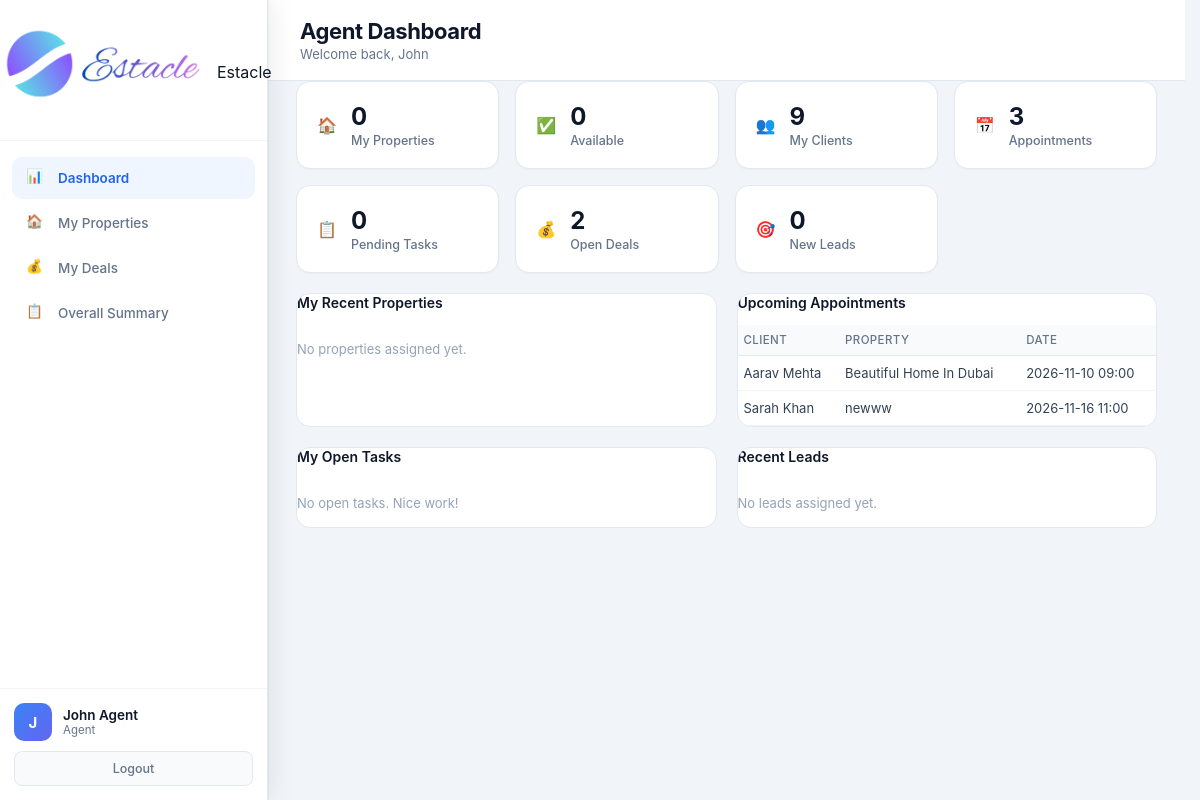
The app's page /agent (signed in), older data.
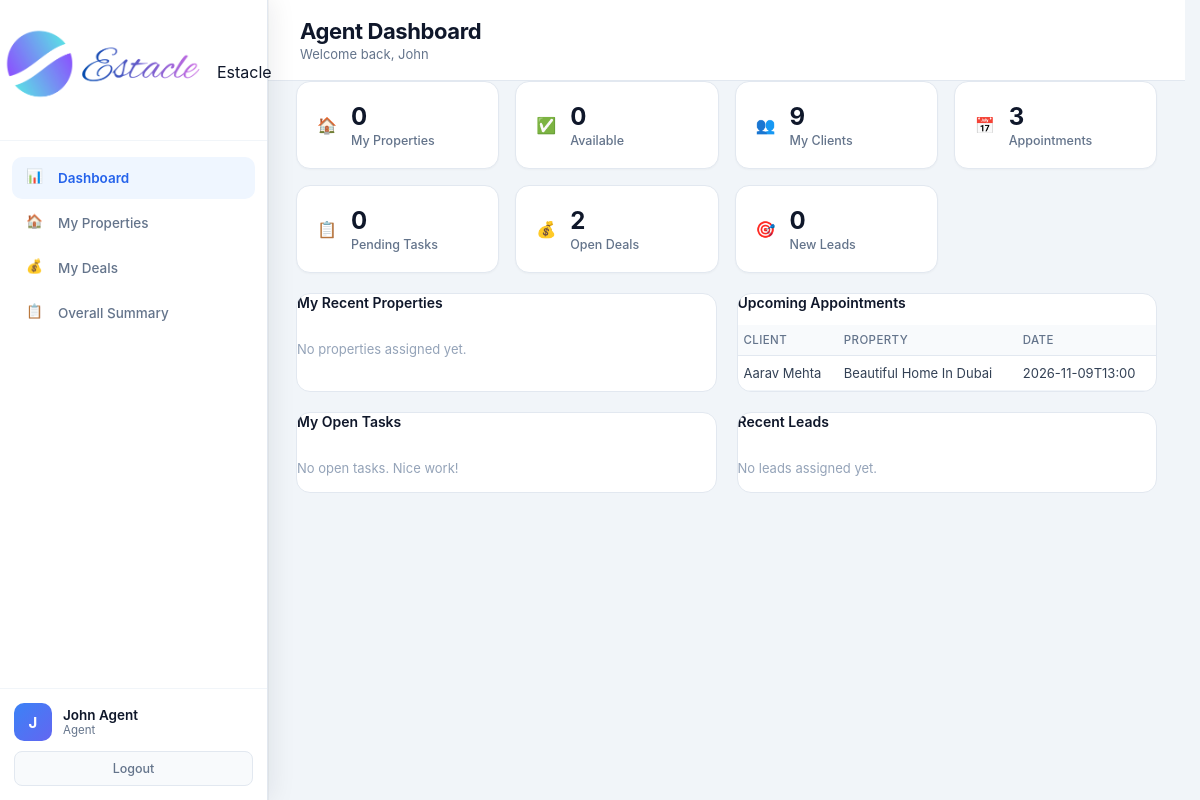
The same page, newer data.
### tables this page shows
CREATE TABLE appointments (
            id INTEGER PRIMARY KEY AUTOINCREMENT,
            client_id INTEGER,
            property_id INTEGER,
            agent_id INTEGER,
            appointment_date TIMESTAMP,
            status TEXT DEFAULT 'scheduled',
            notes TEXT,
            created_at TIMESTAMP DEFAULT CURRENT_TIMESTAMP, minutes_of_meeting TEXT,
            FOREIGN KEY (client_id) REFERENCES clients (id),
            FOREIGN KEY (property_id) REFERENCES properties (id),
            FOREIGN KEY (agent_id) REFERENCES users (id)
        );

CREATE TABLE clients (
            id INTEGER PRIMARY KEY AUTOINCREMENT,
            full_name TEXT NOT NULL,
            email TEXT,
            phone TEXT,
            status TEXT DEFAULT 'lead',
            notes TEXT,
            agent_id INTEGER,
            created_at TIMESTAMP DEFAULT CURRENT_TIMESTAMP, source TEXT, budget REAL, interest TEXT, preferred_city TEXT, address TEXT, updated_at TIMESTAMP, user_id INTEGER,
            FOREIGN KEY (agent_id) REFERENCES users (id)
        );

CREATE TABLE properties (
            id INTEGER PRIMARY KEY AUTOINCREMENT,
            title TEXT NOT NULL,
            description TEXT,
            price REAL NOT NULL,
            property_type TEXT NOT NULL,
            status TEXT DEFAULT 'available',
            address TEXT,
            city TEXT,
            state TEXT,
            zip_code TEXT,
            bedrooms INTEGER,
            bathrooms REAL,
            area_sqft REAL,
            agent_id INTEGER,
            created_at TIMESTAMP DEFAULT CURRENT_TIMESTAMP, category TEXT DEFAULT "sale", listing_type TEXT DEFAULT "sale", floor TEXT, carpet_area REAL, furnishing TEXT, parking TEXT, amenities TEXT, seller_name TEXT, seller_phone TEXT, monthly_rent REAL, security_deposit REAL, maintenance REAL, per_sqft REAL, latitude TEXT, longitude TEXT, photos TEXT, year_built TEXT, facing TEXT, videos TEXT,
            FOREIGN KEY (agent_id) REFERENCES users (id)
        );

### routes/agent.py (the view)
@agent.route('/agent')
@login_required
@role_required('agent')
def agent_dashboard():
    db = get_db()
    migrate_db()
    agent_id = session['user_id']
    currency = get_setting('currency', 'INR')
    stats = {
        'my_properties': db.execute('SELECT COUNT(*) FROM properties WHERE agent_id = ?', (agent_id,)).fetchone()[0],
        'my_clients': db.execute('SELECT COUNT(*) FROM clients WHERE agent_id = ?', (agent_id,)).fetchone()[0],
        'appointments': db.execute('SELECT COUNT(*) FROM appointments WHERE agent_id = ?', (agent_id,)).fetchone()[0],
        'available': db.execute("SELECT COUNT(*) FROM properties WHERE agent_id = ? AND status = 'available'", (agent_id,)).fetchone()[0],
        'pending_tasks': db.execute("SELECT COUNT(*) FROM tasks WHERE assigned_to = ? AND status = 'pending'", (agent_id,)).fetchone()[0],
        'open_deals': db.execute("SELECT COUNT(*) FROM deals WHERE agent_id = ? AND stage NOT IN ('closed', 'lost')", (agent_id,)).fetchone()[0],
        'new_leads': db.execute("SELECT COUNT(*) FROM leads WHERE assigned_to = ? AND status = 'new'", (agent_id,)).fetchone()[0],
    }
    my_properties = db.execute('''
        SELECT id, title, price, status, city, property_type, listing_type, created_at
        FROM properties WHERE agent_id = ? ORDER BY created_at DESC LIMIT 8
    ''', (agent_id,)).fetchall()
    upcoming = db.execute('''
        SELECT a.*, c.full_name as client_name, p.title as property_title
        FROM appointments a
        LEFT JOIN clients c ON a.client_id = c.id
        LEFT JOIN properties p ON a.property_id = p.id
        WHERE a.agent_id = ? AND a.status = 'scheduled'
        ORDER BY a.appointment_date ASC LIMIT 6
    ''', (agent_id,)).fetchall()
    my_tasks = db.execute('''
        SELECT * FROM tasks WHERE assigned_to = ? AND status != 'completed'
        ORDER BY CASE priority WHEN 'high' THEN 1 WHEN 'medium' THEN 2 ELSE 3 END, due_date ASC LIMIT 6
    ''', (agent_id,)).fetchall()
    recent_leads = db.execute('''
        SELECT * FROM leads WHERE assigned_to = ? ORDER BY created_at DESC LIMIT 5
    ''', (agent_id,)).fetchall()
    return render_template('agent.html', stats=stats, my_properties=my_properties,
                           upcoming=upcoming, my_tasks=my_tasks, recent_leads=recent_leads,
                           currency=currency, format_money=format_money)

### core/db.py (called while the page is built)
def get_db():
    if 'db' not in g:
        g.db = sqlite3.connect(current_app.config['DATABASE'])
        g.db.row_factory = sqlite3.Row
    return g.db

### core/helpers.py (called while the page is built)
def login_required(f):
    @wraps(f)
    def decorated_function(*args, **kwargs):
        if 'user_id' not in session:
            flash('Please log in to access this page.', 'warning')
            return redirect(url_for('auth.login'))
        return f(*args, **kwargs)
    return decorated_function

def role_required(*roles):
    def decorator(f):
        @wraps(f)
        def decorated_function(*args, **kwargs):
            if 'user_id' not in session:
                flash('Please log in to access this page.', 'warning')
                return redirect(url_for('auth.login'))
            if session.get('role') not in roles:
                flash('You do not have permission to access this page.', 'danger')
                return redirect(url_for('auth.role_redirect'))
            return f(*args, **kwargs)
        return decorated_function
    return decorator

### templates/agent.html (shortened to what the changed rows need)
<!DOCTYPE html>
<html lang="en">
<head>
    <link rel="stylesheet" href="{{ url_for('static', filename='css/admin.css') }}">
</head>
<body>
<div class="app-layout">
    <main class="main-content">
        <header class="top-bar">
            <div>
                <h1 class="page-title">Agent Dashboard</h1>
            </div>
        </header>
        <div class="agent-grid">
            <div class="panel">
                {% if upcoming %}
                <table class="mini-table">
                    <thead><tr><th>Client</th><th>Property</th><th>Date</th></tr></thead>
                    <tbody>
                    {% for a in upcoming %}
                    <tr>
                        <td>{{ a.client_name or '—' }}</td>
                        <td>{{ (a.property_title or '—')[:28] }}</td>
                        <td>{{ a.appointment_date[:16] if a.appointment_date else '—' }}</td>
                    </tr>
                    {% endfor %}
                    </tbody>
                </table>
                {% else %}
                <p class="empty-row">No upcoming appointments.</p>
                {% endif %}
            </div>
        </div>
    </main>
</div>
</body>
</html>

Row changes from the older to the newer data that the page shows:
no longer on this page (row edited): appointments: full_name "Sarah Khan", appointment_date "2026-11-16 11:00"
no longer on this page (row unchanged): properties: title "newww"
changed appointments "Aarav Mehta": appointment_date "2026-11-10 09:00" → "2026-11-09T13:00"
